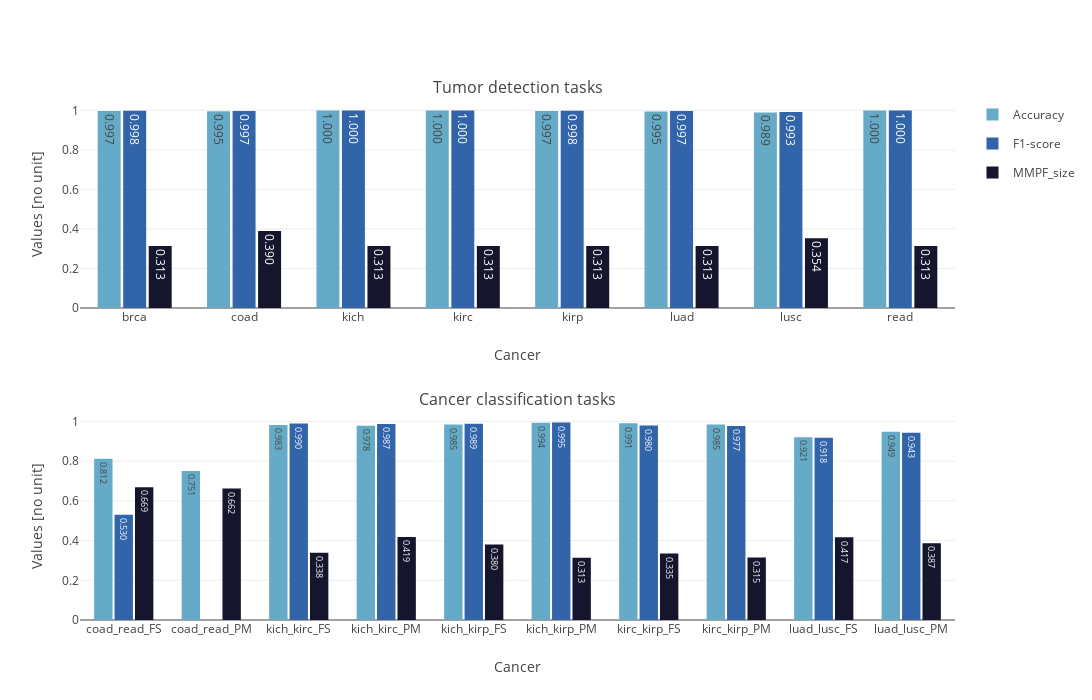

Notebook code cell kept with this figure:
### Code cell
plot_results(df_baseline, 'images/results_baseline.eps')

### Figure 1 — Plotly figure (JSON) as saved in the notebook; plotly's stock layout.template omitted (floating-point values rounded to 4 significant figures)
{"data": [{"alignmentgroup": "True", "hovertemplate": "variable=Accuracy<br>cancer=%{x}<br>value=%{y}<extra></extra>", "legendgroup": "Accuracy", "marker": {"color": "rgb(101, 171, 200)", "pattern": {"shape": ""}}, "name": "Accuracy", "offsetgroup": "Accuracy", "orientation": "v", "showlegend": true, "textposition": "auto", "texttemplate": "%{y:.3f}", "type": "bar", "x": ["coad_read_FS", "coad_read_PM", "kich_kirc_FS", "kich_kirc_PM", "kich_kirp_FS", "kich_kirp_PM", "kirc_kirp_FS", "kirc_kirp_PM", "luad_lusc_FS", "luad_lusc_PM"], "xaxis": "x2", "y": [0.812, 0.7508, 0.9829, 0.9785, 0.9852, 0.9937, 0.9912, 0.9853, 0.9211, 0.9488], "yaxis": "y2"}, {"alignmentgroup": "True", "hovertemplate": "variable=F1-score<br>cancer=%{x}<br>value=%{y}<extra></extra>", "legendgroup": "F1-score", "marker": {"color": "rgb(50, 100, 170)", "pattern": {"shape": ""}}, "name": "F1-score", "offsetgroup": "F1-score", "orientation": "v", "showlegend": true, "textposition": "auto", "texttemplate": "%{y:.3f}", "type": "bar", "x": ["coad_read_FS", "coad_read_PM", "kich_kirc_FS", "kich_kirc_PM", "kich_kirp_FS", "kich_kirp_PM", "kirc_kirp_FS", "kirc_kirp_PM", "luad_lusc_FS", "luad_lusc_PM"], "xaxis": "x2", "y": [0.5297, 0, 0.9903, 0.9869, 0.9891, 0.9954, 0.9797, 0.9774, 0.9175, 0.9431], "yaxis": "y2"}, {"alignmentgroup": "True", "hovertemplate": "variable=MMPF_size<br>cancer=%{x}<br>value=%{y}<extra></extra>", "legendgroup": "MMPF_size", "marker": {"color": "rgb(21, 21, 45)", "pattern": {"shape": ""}}, "name": "MMPF_size", "offsetgroup": "MMPF_size", "orientation": "v", "showlegend": true, "textposition": "auto", "texttemplate": "%{y:.3f}", "type": "bar", "x": ["coad_read_FS", "coad_read_PM", "kich_kirc_FS", "kich_kirc_PM", "kich_kirp_FS", "kich_kirp_PM", "kirc_kirp_FS", "kirc_kirp_PM", "luad_lusc_FS", "luad_lusc_PM"], "xaxis": "x2", "y": [0.6689, 0.6624, 0.3382, 0.4185, 0.3798, 0.3133, 0.335, 0.3155, 0.4169, 0.3871], "yaxis": "y2"}, {"alignmentgroup": "True", "hovertemplate": "variable=Accuracy<br>cancer=%{x}<br>value=%{y}<extra></extra>", "legendgroup": "Accuracy", "marker": {"color": "rgb(101, 171, 200)", "pattern": {"shape": ""}}, "name": "Accuracy", "offsetgroup": "Accuracy", "orientation": "v", "showlegend": false, "textposition": "auto", "texttemplate": "%{y:.3f}", "type": "bar", "x": ["brca", "coad", "kich", "kirc", "kirp", "luad", "lusc", "read"], "xaxis": "x", "y": [0.9966, 0.9955, 1, 1, 0.9971, 0.9949, 0.9893, 1], "yaxis": "y"}, {"alignmentgroup": "True", "hovertemplate": "variable=F1-score<br>cancer=%{x}<br>value=%{y}<extra></extra>", "legendgroup": "F1-score", "marker": {"color": "rgb(50, 100, 170)", "pattern": {"shape": ""}}, "name": "F1-score", "offsetgroup": "F1-score", "orientation": "v", "showlegend": false, "textposition": "auto", "texttemplate": "%{y:.3f}", "type": "bar", "x": ["brca", "coad", "kich", "kirc", "kirp", "luad", "lusc", "read"], "xaxis": "x", "y": [0.9978, 0.9975, 1, 1, 0.9982, 0.9966, 0.9925, 1], "yaxis": "y"}, {"alignmentgroup": "True", "hovertemplate": "variable=MMPF_size<br>cancer=%{x}<br>value=%{y}<extra></extra>", "legendgroup": "MMPF_size", "marker": {"color": "rgb(21, 21, 45)", "pattern": {"shape": ""}}, "name": "MMPF_size", "offsetgroup": "MMPF_size", "orientation": "v", "showlegend": false, "textposition": "auto", "texttemplate": "%{y:.3f}", "type": "bar", "x": ["brca", "coad", "kich", "kirc", "kirp", "luad", "lusc", "read"], "xaxis": "x", "y": [0.3133, 0.3901, 0.3133, 0.3133, 0.3134, 0.3134, 0.3536, 0.3133], "yaxis": "y"}], "layout": {"annotations": [{"font": {"size": 16}, "showarrow": false, "text": "Tumor detection tasks", "x": 0.5, "xanchor": "center", "xref": "paper", "y": 1, "yanchor": "bottom", "yref": "paper"}, {"font": {"size": 16}, "showarrow": false, "text": "Cancer classification tasks", "x": 0.5, "xanchor": "center", "xref": "paper", "y": 0.4, "yanchor": "bottom", "yref": "paper"}], "bargap": 0.3, "bargroupgap": 0.1, "barmode": "group", "height": 700, "width": 1200, "xaxis": {"anchor": "y", "domain": [0, 1], "title": {"text": "Cancer"}}, "xaxis2": {"anchor": "y2", "domain": [0, 1], "title": {"text": "Cancer"}}, "yaxis": {"anchor": "x", "domain": [0.6, 1], "title": {"text": "Values [no unit]"}}, "yaxis2": {"anchor": "x2", "domain": [0, 0.4], "title": {"text": "Values [no unit]"}}}}
